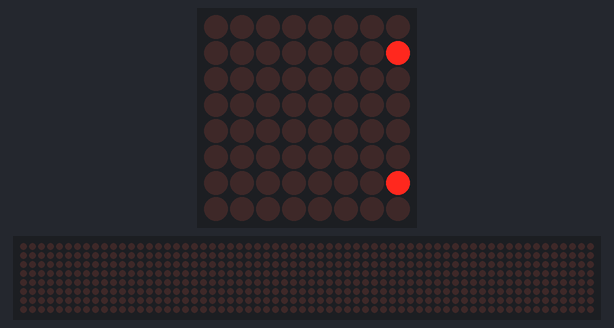
The program below on a simulated Raspberry Pi (BCM pin numbers). Parts: 8×8 LED matrix, a strip that is not on the board, showing the scrolling text unrolled. The 64×8 strip is a reading aid, not a part: it shows the text the matrix is scrolling, unrolled, one strip-width of it at a time; what the program prints to the terminal is not drawn. At 10.5 s the program stops and its outputs stay as they are.

Above: at 0.15 s.
At 1.35 s:
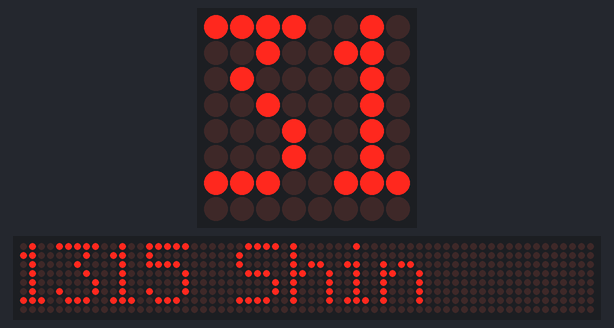
At 2.65 s:
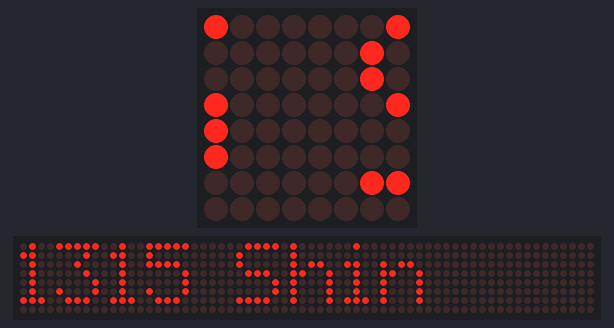
At 5.25 s:
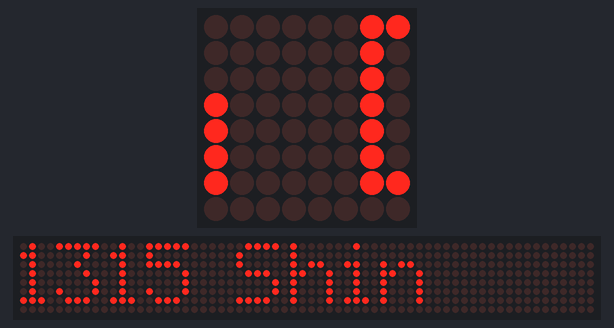
At 7.85 s:
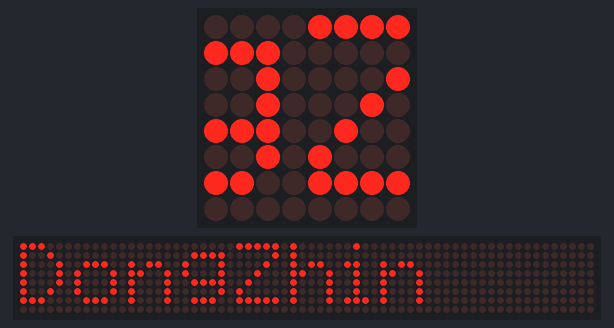
At 10.41 s:
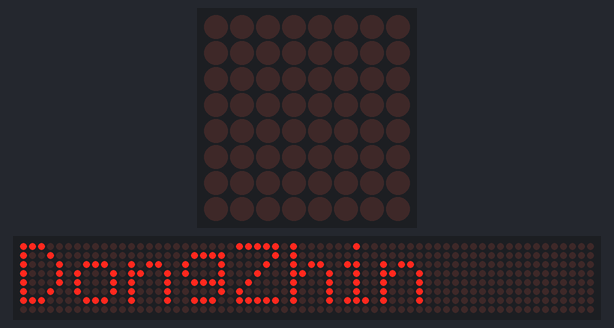

The program:

dot_matrix_task.py
```python
import re
import time
import argparse

from luma.led_matrix.device import max7219
from luma.core.interface.serial import spi, noop
from luma.core.render import canvas
from luma.core.virtual import viewport
from luma.core.legacy import text, show_message
from luma.core.legacy.font import proportional, CP437_FONT, TINY_FONT, SINCLAIR_FONT, LCD_FONT


def demo(n, block_orientation, rotate, inreverse):
    # create matrix device
    serial = spi(port=0, device=0, gpio=noop())
    device = max7219(serial, cascaded=n or 1, block_orientation=block_orientation,
                     rotate=rotate or 0, blocks_arranged_in_reverse_order=False)
    print("Created device")

    # start demo
    msg = "1315 Shin DongZhin"
    print(msg)
    show_message(device, msg, fill="white", font=proportional(LCD_FONT), scroll_delay=0.1)
demo(1, 0, 0, False)
```
